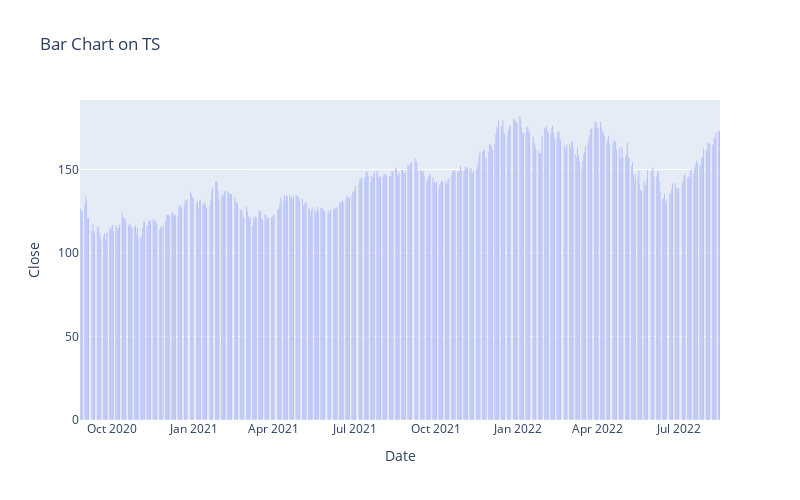

Source (notebook cell):
### Code cell
# Bar chart can be preferred in long term instead of Line chart
figure = px.bar(data, x = data.index, y = data.Close, title = "Bar Chart on TS", width = 800, height = 500)
figure.show()

### Figure 1 — Plotly figure (JSON) as saved in the notebook; plotly's stock layout.template omitted (floating-point values rounded to 4 significant figures; data arrays with more than 128 entries replaced by an {"elided": "..."} marker saying what was removed)
{"data": [{"alignmentgroup": "True", "hovertemplate": "Date=%{x}<br>Close=%{y}<extra></extra>", "legendgroup": "", "marker": {"color": "#636efa", "pattern": {"shape": ""}}, "name": "", "offsetgroup": "", "orientation": "v", "showlegend": false, "textposition": "auto", "type": "bar", "x": {"elided": "497 str values"}, "xaxis": "x", "y": {"elided": "497 float values"}, "yaxis": "y"}], "layout": {"barmode": "relative", "height": 500, "legend": {"tracegroupgap": 0}, "title": {"text": "Bar Chart on TS"}, "width": 800, "xaxis": {"anchor": "y", "autorange": true, "domain": [0, 1], "range": ["2020-08-25 12:00", "2022-08-16 12:00"], "title": {"text": "Date"}, "type": "date"}, "yaxis": {"anchor": "x", "autorange": true, "domain": [0, 1], "range": [0, 191.6], "title": {"text": "Close"}, "type": "linear"}}}
